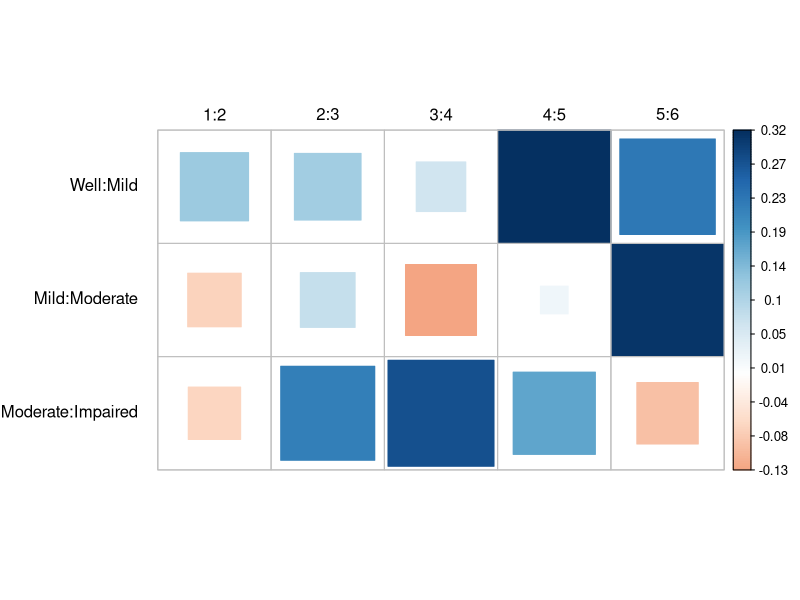

Generate this figure with R: (Note: this script raises an error after producing the figure.)
library(vcd)
library(corrplot)
data("Mental", package = "vcdExtra")
(mental.tab <- xtabs(Freq ~ mental + ses, data=Mental))
(LMT <- loddsratio(mental.tab))

library(corrplot)
corrplot(as.matrix(LMT), method = "square", is.corr = FALSE,
        tl.col = "black", tl.srt = 0, tl.offset = 1)

mean(LMT$coefficients)

# baseline independence model
indep <- glm(Freq ~ mental + ses, data = Mental, family = poisson)
LRstats(indep) # poor fit

long.labels <- list(set_varnames = c(mental="Mental Health Status",
                                     ses="Parent SES"))
mosaic(indep,
       gp=shading_Friendly,
       residuals_type="rstandard",
       labeling_args = long.labels,
       labeling=labeling_residuals, suppress=1,
       main="Mental health data: Independence")

Cscore <- as.numeric(Mental$ses)
Rscore <- as.numeric(Mental$mental)

# adding the row and column scores to the model
linlin <- update(indep, . ~ . + Rscore:Cscore)
roweff <- update(indep, . ~ . + mental:Cscore)
coleff <- update(indep, . ~ . + Rscore:ses)
rowcol <- update(indep, . ~ . + Rscore:ses + mental:Cscore)

LRstats(indep, linlin, roweff, coleff, rowcol)
# note the C and R when solo cannot be nested
anova(indep, linlin, roweff, test = "Chisq")
anova(indep, linlin, coleff, test = "Chisq")

# interpret linlin association parameter
coef(linlin)[["Rscore:Cscore"]]
exp(coef(linlin)[["Rscore:Cscore"]])

# This corresponds to a local odds ratio,
# This single number describes the association succinctly: 
# each step down the socioeconomic scale 
# increases the odds of being classified 
# one step poorer in mental health by 9.5%.

roweff.fit <- matrix(fitted(roweff), 4, 6, 
                     dimnames=dimnames(mental.tab))
round(as.matrix(loddsratio(roweff.fit)), 3)

## ----mental-lodds-coleff-------------------------------------------------
coleff.fit <- matrix(fitted(coleff), 4, 6, 
                     dimnames = dimnames(mental.tab))
round(as.matrix(loddsratio(coleff.fit)), 3)

## ----mental-lodds-plots, echo=FALSE, h=5, w=5, out.width='.33\\textwidth', cap='Log odds ratio plots for the R (left), C (middle), and R+C (right) models fit to the mental health data.'----
plot(t(loddsratio(roweff.fit)), confidence = FALSE, 
     legend_pos="bottomright", ylim = c(-.2, .3),
     main = "log odds ratios for ses and mental, R model")
plot(t(loddsratio(coleff.fit)), confidence = FALSE, 
     legend_pos = "bottomright", ylim = c(-.2, .3),
     main="log odds ratios for ses and mental, C model")
rowcol.fit <- matrix(fitted(rowcol), 4, 6, dimnames = dimnames(mental.tab))
plot(t(loddsratio(rowcol.fit)), confidence = FALSE, 
     legend_pos = "bottomright", ylim = c(-.2, .3),
     main = "log odds ratios for ses and mental, R+C model")

## ----mental-gnm1---------------------------------------------------------
library(gnm)
contrasts(Mental$mental) <- contr.treatment
contrasts(Mental$ses) <- contr.treatment
indep <- gnm(Freq ~ mental + ses, data = Mental, family = poisson)
RC1 <- update(indep, . ~ . + Mult(mental, ses), verbose = FALSE)
RC2 <- update(indep, . ~ . + instances(Mult(mental, ses), 2), 
              verbose = FALSE)

## ----mental-gnm2, R.options=list(digits=6)-------------------------------
LRstats(indep, linlin, roweff, coleff, RC1, RC2)

## ----mental-gnm3---------------------------------------------------------
anova(linlin, RC1, RC2, test = "Chisq")

## ----mental-gnm4---------------------------------------------------------
rowProbs <- with(Mental, tapply(Freq, mental, sum) / sum(Freq))
colProbs <- with(Mental, tapply(Freq, ses, sum) / sum(Freq))
mu <- getContrasts(RC1, pickCoef(RC1, "[.]mental"),
                   ref = rowProbs, scaleWeights = rowProbs)
nu <- getContrasts(RC1, pickCoef(RC1, "[.]ses"),
                   ref = colProbs, scaleWeights = colProbs)

## ----mental-gnm5---------------------------------------------------------
(alpha <- mu$qvframe)
(beta  <- nu$qvframe)

## ----mental-gnm6, R.options=list(digits=3)-------------------------------
scores <- rbind(alpha, beta)
scores <- cbind(scores,
                factor = c(rep("mental", 4), rep("ses", 6)) )
rownames(scores) <- c(levels(Mental$mental), levels(Mental$ses))
scores$lower <- scores[,1] - scores[,2]
scores$upper <- scores[,1] + scores[,2]
scores

## ----mental-RC1-plot, h=6, w=8, echo=2, fig.show='hide'------------------
op <- par(mar=c(5, 4, 1, 1) + .1)
with(scores, {
  dotchart(Estimate, groups = factor, labels = rownames(scores),
           cex = 1.2, pch = 16, xlab = "RC1 Score",
           xlim = c(min(lower), max(upper)))
  arrows(lower, c(8 + (1 : 4), 1 : 6), upper, c(8 + (1 : 4), 1 : 6),
         col = "red", angle = 90, length = .05, code = 3, lwd = 2)
})
par(op)

## ----mental-gnm7---------------------------------------------------------
alpha <- coef(RC2)[pickCoef(RC2, "[.]mental")]
alpha <- matrix(alpha, ncol=2)
rownames(alpha) <- levels(Mental$mental)
colnames(alpha) <- c("Dim1", "Dim2")
alpha

beta <- coef(RC2)[pickCoef(RC2, "[.]ses")]
beta <- matrix(beta, ncol=2)
rownames(beta) <- levels(Mental$ses)
colnames(beta) <- c("Dim1", "Dim2")
beta

## ----mental-logmult1, eval=FALSE-----------------------------------------
## library(logmult)
## rc1 <- rc(mental.tab, verbose = FALSE, weighting = "marginal",
##           se = "jackknife")
## rc2 <- rc(mental.tab, verbose = FALSE, weighting = "marginal", nd = 2,
##           se = "jackknife")

## ----mental-logmult2, eval=FALSE, fig.show='hide'------------------------
## coords  <- plot(rc2, conf.ellipses = 0.68, cex = 1.5,
##                 rev.axes = c(TRUE, FALSE))

## ----mental-logmult3, eval=FALSE-----------------------------------------
## scores <- rbind(coords$row, coords$col)
## lines(scores[1 : 4,], col = "blue", lwd = 2)
## lines(scores[-(1 : 4),], col = "red", lwd = 2)


## ----square, child='ch10/square.Rnw'-------------------------------------

## ----vision-glm1---------------------------------------------------------
data("VisualAcuity", package="vcd")
women <- subset(VisualAcuity, gender=="female", select=-gender)

## ----vision-glm2---------------------------------------------------------
#library(vcdExtra)
indep <- glm(Freq ~ right + left,  data = women, family = poisson)
quasi <- update(indep, . ~ . + Diag(right, left))

symm <- glm(Freq ~ Symm(right, left), data = women, family = poisson)
qsymm <- update(symm, . ~ right + left + .)

## ----vision-glm4---------------------------------------------------------
LRstats(indep, quasi, symm, qsymm)

## ----vision-mosaics, h=6, w=6, out.width='.49\\textwidth', cap='Mosaic displays comparing the models of quasi-independence and quasi-symmetry for visual acuity in women.'----
labs <- c("High", "2", "3", "Low")
largs <- list(set_varnames = c(right = "Right eye grade",
                               left = "Left eye grade"),
              set_labels=list(right = labs, left = labs))
mosaic(quasi, ~ right + left, residuals_type = "rstandard",
       gp = shading_Friendly,
       labeling_args = largs,
       main = "Quasi-Independence (women)")
mosaic(qsymm, ~ right + left, residuals_type = "rstandard",
       gp = shading_Friendly,
       labeling_args = largs,
       main = "Quasi-Symmetry (women)")

## ----vision-glm5---------------------------------------------------------
anova(symm, qsymm, test = "Chisq")

## ----hauser1-------------------------------------------------------------
data("Hauser79", package = "vcdExtra")
structable(~ Father + Son, data = Hauser79)

## ----hauser-lor, R.options=list(digits=3)--------------------------------
hauser.tab <- xtabs(Freq ~ Father + Son, data = Hauser79)
(lor.hauser <- loddsratio(hauser.tab))

## ----hauser-lor-plot, h=6, w=7, out.width='.6\\textwidth', cap='Plot of observed local log odds ratios in the Hauser79 data. The dotted horizontal line at zero shows local independence; the solid black horizontal line shows the mean.'----
plot(lor.hauser, confidence = FALSE, legend_pos = "topleft", 
     xlab = "Father's status comparisons")
m <- mean(lor.hauser$coefficients)        # mean LOR
grid.lines(x = unit(c(0, 1), "npc"),
           y = unit(c(m, m), "native"))

## ----hauser2-------------------------------------------------------------
hauser.indep <- gnm(Freq ~ Father + Son, data = Hauser79, 
                    family = poisson)
hauser.quasi <-  update(hauser.indep, ~ . + Diag(Father, Son))
LRstats(hauser.indep, hauser.quasi)

## ----hauser-mosaic1, h=6, w=6, out.width='.49\\textwidth', cap='Mosaic displays for the Hauser79 data. Left: independence model; right:quasi-independence model.'----
mosaic(hauser.indep, ~ Father + Son, main = "Independence model",
       gp = shading_Friendly)
mosaic(hauser.quasi, ~ Father + Son, main = "Quasi-independence model",
       gp = shading_Friendly)

## ----hauser-qsymm--------------------------------------------------------
hauser.qsymm <-  update(hauser.indep,
                        ~ . + Diag(Father, Son) + Symm(Father, Son))
LRstats(hauser.qsymm)

## ----hauser-mosaic2, h=6, w=6, out.width='.6\\textwidth', cap='Mosaic display  for the model of quasi-symmetry fit to the Hauser79 data.'----
mosaic(hauser.qsymm, ~ Father + Son, main = "Quasi-symmetry model",
       gp = shading_Friendly, residuals_type = "rstandard")

## ----hauser-topo1--------------------------------------------------------
levels <- matrix(c(
  2,  4,  5,  5,  5,
  3,  4,  5,  5,  5,
  5,  5,  5,  5,  5,
  5,  5,  5,  4,  4,
  5,  5,  5,  4,  1
), 
5, 5, byrow = TRUE)

## ----hauser-topo2--------------------------------------------------------
hauser.topo <- update(hauser.indep, 
                      ~ . + Topo(Father, Son, spec = levels))
LRstats(hauser.topo)

## ----hauser-topo3--------------------------------------------------------
as.vector((coef(hauser.topo)[pickCoef(hauser.topo, "Topo")]))

## ----hauser-summary------------------------------------------------------
LRstats(hauser.indep, hauser.quasi, hauser.qsymm, hauser.topo)

## ----hauser2-ord1--------------------------------------------------------
Fscore <- as.numeric(Hauser79$Father)   # numeric scores
Sscore <- as.numeric(Hauser79$Son)      # numeric scores

# uniform association
hauser.UA <- update(hauser.indep, ~ . + Fscore * Sscore)
# row effects model
hauser.roweff <- update(hauser.indep, ~ . + Father * Sscore)
# RC model
hauser.RC <- update(hauser.indep, 
                    ~ . + Mult(Father, Son), verbose = FALSE)

## ----hauser2-ord2--------------------------------------------------------
LRstats(hauser.indep, hauser.UA, hauser.roweff, hauser.RC)

## ----hauser-ord3---------------------------------------------------------
hauser.UAdiag <- update(hauser.UA, ~ . + Diag(Father, Son))
anova(hauser.UA, hauser.UAdiag, test = "Chisq")

## ----hauser2-ord3--------------------------------------------------------
coef(hauser.UAdiag)[["Fscore:Sscore"]]

## ----hauser2-CR1---------------------------------------------------------
hauser.CR <- update(hauser.indep, ~ . + Crossings(Father, Son))
hauser.CRdiag <- update(hauser.CR, ~ . + Diag(Father, Son))
LRstats(hauser.CR, hauser.CRdiag)

## ----hauser2-CR2---------------------------------------------------------
nu <- coef(hauser.CRdiag)[pickCoef(hauser.CRdiag, "Crossings")]
names(nu) <- gsub("Crossings(Father, Son)C", "nu", names(nu), 
                  fixed = TRUE)
nu

## ----hauser-mosaic3, h=6, w=6, out.width='.6\\textwidth', cap='Mosaic display  for the quasi-crossings model fit to the Hauser79 data.'----
mosaic(hauser.CRdiag, ~ Father + Son,
       gp = shading_Friendly, residuals_type = "rstandard",
       main = "Crossings() + Diag()")

## ----hauser-sumry1-------------------------------------------------------
modlist <- glmlist(hauser.indep, hauser.roweff, hauser.UA, 
                   hauser.UAdiag, hauser.quasi, hauser.qsymm, 
                   hauser.topo, hauser.RC, hauser.CR, hauser.CRdiag)
LRstats(modlist, sortby = "BIC")

## ----hauser-sumry-plot, h=6, w=7, out.width='.7\\textwidth', cap='Model comparison plot for the models fit to the Hauser79 data.'----
sumry <- LRstats(modlist)
mods <- substring(rownames(sumry), 8)
with(sumry, {
  plot(Df, BIC, cex = 1.3, pch = 19,
       xlab = "Degrees of freedom", ylab = "BIC (log scale)",
       log = "y", cex.lab = 1.2)
  pos <- ifelse(mods == "UAdiag", 1, 3)
  text(Df, BIC + 55, mods, pos = pos, col = "red", xpd = TRUE, cex = 1.2)
})


## ----ord3way, child='ch10/ord3way.Rnw'-----------------------------------

## ----vision2-kway0, eval=FALSE-------------------------------------------
## Freq ~ 1
## Freq ~ right + left + gender
## Freq ~ (right + left + gender)^2
## Freq ~ (right + left + gender)^3

## ----vision2-kway--------------------------------------------------------
vis.kway <- Kway(Freq ~ right + left + gender, data = VisualAcuity)
LRstats(vis.kway)

## ----vision2-glm1--------------------------------------------------------
vis.indep <- glm(Freq ~ right + left + gender,  data = VisualAcuity,
                 family = poisson)
vis.quasi <- update(vis.indep, . ~ . + Diag(right, left))
vis.qsymm <- update(vis.indep, . ~ . + Diag(right, left) 
                    + Symm(right, left))

LRstats(vis.indep, vis.quasi, vis.qsymm)

## ----vision2-qsymm, h=6, w=6, out.width='.7\\textwidth', cap='Mosaic display for the model of homogeneous quasi-symmetry fit to the VisualAcuity data.', fig.pos='!htb'----
mosaic(vis.qsymm, ~ gender + right + left, condvars = "gender",
       residuals_type = "rstandard", gp = shading_Friendly,
       labeling_args = largs, rep = FALSE,
       main = "Homogeneous quasi-symmetry")

## ----vision2-glm2--------------------------------------------------------
vis.hetdiag <- update(vis.indep, . ~ . + gender * Diag(right, left) +
                        Symm(right, left))
vis.hetqsymm <- update(vis.indep, . ~ . + gender * Diag(right, left) +
                         gender * Symm(right, left))
LRstats(vis.qsymm, vis.hetdiag, vis.hetqsymm)

## ----vision2-hetqsymm, h=6, w=6, out.width='.7\\textwidth', cap='Mosaic display for the model of heterogeneous quasi-symmetry fit to the VisualAcuity data.', fig.pos='!htb'----
mosaic(vis.hetqsymm, ~ gender + right + left, condvars="gender",
       residuals_type = "rstandard", gp = shading_Friendly,
       labeling_args = largs, rep = FALSE,
       main="Heterogeneous quasi-symmetry")


## ----multiv, child='ch10/multiv.Rnw'-------------------------------------



## ----coalminers-ex, child='ch10/coalminers.Rnw'--------------------------

## ----cm1-----------------------------------------------------------------
data("CoalMiners", package = "vcd")
coalminers <- data.frame(t(matrix(aperm(CoalMiners, c(2, 1, 3)),
                                  4, 9)))
colnames(coalminers) <- c("BW", "Bw", "bW", "bw")
coalminers$age <- c(22, 27, 32, 37, 42, 47, 52, 57, 62)
coalminers

## ----blogits2------------------------------------------------------------
logitsCM <- blogits(coalminers[, 1 : 4], add = 0.5)
colnames(logitsCM)[1:2] <- c("logitB", "logitW")
logitsCM

## ----cm-blogits, h=6, w=7, out.width='.8\\textwidth', cap='Empirical logits and log odds ratio for breathlessness and wheeze in the CoalMiners data. The lines show separate linear regressions for each function. The right vertical axis shows equivalent probabilities for the logits.', fig.pos='!htb'----
col <- c("blue", "red", "black")
pch <- c(15, 17, 16)
age <- coalminers$age

op <- par(mar = c(4, 4, 1, 4)+.2)
matplot(age, logitsCM, type = "p",
        col = col, pch = pch, cex = 1.2, cex.lab = 1.25,
        xlab = "Age", ylab = "Log Odds or Odds Ratio")
abline(lm(logitsCM[,1] ~ age), col = col[1], lwd = 2)
abline(lm(logitsCM[,2] ~ age), col = col[2], lwd = 2)
abline(lm(logitsCM[,3] ~ age), col = col[3], lwd = 2)

# right probability axis
probs <- c(.01, .05, .10, .25, .5)
axis(4, at = qlogis(probs), labels = probs)
mtext("Probability", side = 4, cex = 1.2, at = -2, line = 2.5)
# curve labels
text(age[2], logitsCM[2, 1] + .5, "Breathlessness", 
     col = col[1], pos = NULL, cex = 1.2)
text(age[2], logitsCM[2, 2] + .5, "Wheeze", 
     col = col[2], pos = NULL, cex = 1.2)
text(age[2], logitsCM[2, 3] - .5, "log OR\n(B|W)/(B|w)", 
     col = col[3], pos = 1, cex = 1.2)
par(op)

## ----cm-glm1-------------------------------------------------------------
CM <- as.data.frame(CoalMiners)
colnames(CM)[1:2] <- c("B", "W")
head(CM)

## ----cm-glm2-------------------------------------------------------------
cm.glm0 <- glm(Freq ~ B + W + Age, data = CM, family = poisson)
cm.glm1 <- glm(Freq ~ B * W + Age, data = CM, family = poisson)
LRstats(cm.glm0, cm.glm1)

## ----cm-mosaic1, h=6, w=7, out.width='.7\\textwidth', cap='Mosaic display for the baseline model, [BW][Age], fit to the CoalMiners data.', scap='Mosaic display for the baseline model, BW Age, fit to the CoalMiners data.'----
vnames <- list(set_varnames = c(B = "Breathlessness", W = "Wheeze"))
lnames <- list(B=c("B", "b"), W = c("W", "w"))
mosaic(cm.glm1, ~ Age + B + W,
       labeling_args = vnames, set_labels = lnames)

## ----cm-glm3-------------------------------------------------------------
cm.glm2 <- glm(Freq ~ B * W + (B + W) * Age, data = CM, family = poisson)
LRstats(cm.glm1, cm.glm2)

## ----cm-glm4-------------------------------------------------------------
library(car)
Anova(cm.glm2)

## ----cm-glm5-------------------------------------------------------------
CM$age <- rep(seq(22, 62, 5), each = 4)

## ----cm-glm6-------------------------------------------------------------
CM$ageOR <- (CM$B == "B") * (CM$W == "W") * CM$age
cm.glm3 <- update(cm.glm2, . ~ . + ageOR)
LRstats(cm.glm0, cm.glm1, cm.glm2, cm.glm3)

## ----cm.glm7-------------------------------------------------------------
anova(cm.glm2, cm.glm3, test = "Chisq")

## ----cm-vglm0------------------------------------------------------------
coalminers <- transform(coalminers, agec = (age - 42) / 5)
coalminers$Age <- dimnames(CoalMiners)[[3]]
coalminers

## ----cm-vglm1------------------------------------------------------------
library(VGAM)
#                      00  01  10  11
cm.vglm1 <- vglm(cbind(bw, bW, Bw, BW) ~ agec,
                 binom2.or(zero = NULL), data = coalminers)
cm.vglm1

## ------------------------------------------------------------------------
(G2 <- deviance(cm.vglm1))
# test residual deviance
1-pchisq(deviance(cm.vglm1), cm.vglm1@df.residual)

## ----cm-vglm1-coef-------------------------------------------------------
coef(cm.vglm1, matrix = TRUE)
exp(coef(cm.vglm1, matrix = TRUE))

## ----cm-vglm1-plot1------------------------------------------------------
age <- coalminers$age
P <- fitted(cm.vglm1)
colnames(P) <- c("bw", "bW", "Bw", "BW")
head(P)
Y <- depvar(cm.vglm1)

## ----cm-vglm1-plot2, eval=FALSE, fig.show='hide', size='footnotesize'----
## col <- c("red", "blue", "red", "blue")
## pch <- c(1, 2, 16, 17)
## 
## op <- par(mar = c(5, 4, 1, 1) + .1)
## matplot(age, P, type = "l",
##   col = col,
##   lwd = 2, cex = 1.2, cex.lab = 1.2,
##   xlab = "Age", ylab = "Probability",
##   xlim = c(20,65))
## matpoints(age, Y, pch = pch, cex = 1.2, col = col)
## # legend
## text(64, P[9,]+ c(0,.01, -.01, 0), labels = colnames(P), col = col, cex = 1.2)
## text(20, P[1,]+ c(0,.01, -.01, .01), labels = colnames(P), col = col, cex = 1.2)
## par(op)

## ----cm-lP, eval=FALSE---------------------------------------------------
## lP <- qlogis(P)
## lY <- qlogis(Y)

## ----cm-blogitsP, eval=FALSE---------------------------------------------
## # blogits, but for B and W
## logitsP <- blogits(P[, 4 : 1])
## logitsY <- blogits(Y[, 4 : 1])

## ----cm-vglm2------------------------------------------------------------
cm.vglm2 <- vglm(cbind(bw, bW, Bw, BW) ~ poly(agec, 2),
                 binom2.or(zero = NULL), data = coalminers)

## ----cm-vglm2-LR---------------------------------------------------------
(LR <- deviance(cm.vglm1) - deviance(cm.vglm2))
1 - pchisq(LR, cm.vglm1@df.residual - cm.vglm2@df.residual)


## ----tox-ex, child='ch10/toxaemia.Rnw'-----------------------------------

## ----tox1, size='footnotesize'-------------------------------------------
data("Toxaemia", package = "vcdExtra")
str(Toxaemia)
tox.tab <- xtabs(Freq ~ class + smoke + hyper + urea, Toxaemia)
ftable(tox.tab, row.vars = 1)

## ----tox-mosaic1, h=6, w=6, out.width='.5\\textwidth', cap='Mosaic displays for Toxaemia data: Predictor and response associations.'----
mosaic(~ smoke + class, data = tox.tab, shade = TRUE,
       main = "Predictors", legend = FALSE)
mosaic(~ hyper + urea, data = tox.tab, shade = TRUE,
       main = "Responses", legend = FALSE)

## ----tox-mosaic2, h=4, w=12, out.width='1.1\\textwidth', cap='Toxaemia data: Response association conditioned on smoking level.'----
cotabplot(~ hyper + urea | smoke, tox.tab, shade = TRUE,
          legend = FALSE, layout = c(1, 3))

## ----tox-mosaic3, h=4, w=20, out.width='1.1\\textwidth', cap='Toxaemia data: Response association conditioned on social class.'----
cotabplot(~ hyper + urea | class, tox.tab, shade = TRUE,
          legend = FALSE, layout = c(1, 5))

## ----tox-fourfold, eval=FALSE--------------------------------------------
## fourfold(aperm(tox.tab), fontsize = 16)

## ----tox-margins---------------------------------------------------------
margin.table(tox.tab, 2 : 1)

## ----tox-LOR0------------------------------------------------------------
(LOR <- loddsratio(urea ~ hyper | smoke + class, data = tox.tab))

## ----tox-LOR, h=6, w=9, out.width='.75\\textwidth', cap='Log odds ratios for protein urea given hypertension, by social class and level of maternal smoking.'----
plot(t(LOR), confidence = FALSE, legend_pos = "bottomright", 
     xlab = "Social class of mother")

## ----tox-logits----------------------------------------------------------
tox.hyper <- glm(hyper == "High" ~ class * smoke, weights = Freq,
                 data = Toxaemia, family = binomial)
tox.urea <- glm(urea == "High" ~ class * smoke, weights = Freq,
                data = Toxaemia, family = binomial)

## ----tox-effplots, h=6, w=6, out.width='.5\\textwidth', cap='Effect plots for hypertension and urea, by social class of mother and smoking.'----
library(effects)

plot(allEffects(tox.hyper),
     ylab = "Probability (hypertension)",
     xlab = "Social class of mother",
     main = "Hypertension: class*smoke effect plot",
     colors = c("blue", "black", "red"),
     lwd=3,  multiline = TRUE,
     key.args = list(x = 0.05, y = 0.2, cex = 1.2, columns = 1)
)

plot(allEffects(tox.urea),
     ylab = "Probability (Urea)",
     xlab = "Social class of mother",
     main = "Urea: class*smoke effect plot",
     colors = c("blue", "black", "red"),
     lwd=3,  multiline = TRUE,
     key.args = list(x = 0.65, y = 0.2, cex = 1.2, columns = 1)
)

## ----tox-prep------------------------------------------------------------
tox.tab <- xtabs(Freq~class + smoke + hyper + urea, Toxaemia)
toxaemia <- t(matrix(aperm(tox.tab), 4, 15))
colnames(toxaemia) <- c("hu", "hU", "Hu", "HU")
rowlabs <- expand.grid(smoke = c("0", "1-19", "20+"), 
                       class = factor(1:5))
toxaemia <- cbind(toxaemia, rowlabs)
head(toxaemia)

## ----tox-vglm1-----------------------------------------------------------
tox.vglm1 <- vglm(cbind(hu, hU, Hu, Hu) ~ class + smoke,
                  binom2.or(zero = 3), data = toxaemia)
coef(tox.vglm1, matrix=TRUE)

## ----tox-glms1-----------------------------------------------------------
# null model
tox.glm0 <- glm(Freq ~ class*smoke + hyper + urea,
                data = Toxaemia, family = poisson)
# baseline model: no association between predictors and responses
tox.glm1 <- glm(Freq ~ class*smoke + hyper*urea,
                data = Toxaemia, family = poisson)

## ----tox-glms2, size='footnotesize'--------------------------------------
tox.glm2 <- update(tox.glm1, . ~ . + smoke*hyper + class*urea)

tox.glm3 <- glm(Freq ~ (class + smoke + hyper + urea)^2,
                data=Toxaemia, family=poisson)

tox.glm4 <- glm(Freq ~ class*smoke*hyper + hyper*urea + class*urea,
                data=Toxaemia, family=poisson)

tox.glm5 <- update(tox.glm4, . ~ . + smoke*urea)

tox.glm6 <- update(tox.glm4, . ~ . + class*smoke*urea)

tox.glm7 <- update(tox.glm6, . ~ . + smoke*hyper*urea)

tox.glm8 <- glm(Freq ~ (class + smoke + hyper + urea)^3,
                data = Toxaemia, family = poisson)

tox.glm9 <- glm(Freq ~ (class + smoke + hyper + urea)^4,
                data = Toxaemia, family = poisson)

## ----tox-glms3, size='footnotesize'--------------------------------------
library(lmtest)
lmtest::lrtest(tox.glm1, tox.glm2, tox.glm3, tox.glm4, tox.glm5)

## ----tox-logits1---------------------------------------------------------
# reshape to 15 x 4 table of frequencies
tox.tab <- xtabs(Freq ~ class + smoke + hyper + urea, Toxaemia)
toxaemia <- t(matrix(aperm(tox.tab), 4, 15))
colnames(toxaemia) <- c("hu", "hU", "Hu", "HU")
rowlabs <- expand.grid(smoke = c("0", "1-19", "20+"), 
                       class = factor(1:5))
toxaemia <- cbind(toxaemia, rowlabs)

## ----tox-logits2---------------------------------------------------------
# observed logits and log odds ratios
logitsTox <- blogits(toxaemia[,4:1], add=0.5)
colnames(logitsTox)[1:2] <- c("logitH", "logitU")
logitsTox <- cbind(logitsTox, rowlabs)
head(logitsTox)

## ----tox-logits3---------------------------------------------------------
# fitted frequencies, as a 15 x 4 table
Fit <- t(matrix(predict(tox.glm2, type = "response"), 4, 15))
colnames(Fit) <- c("HU", "Hu", "hU", "hu")
Fit <- cbind(Fit, rowlabs)
logitsFit <- blogits(Fit[, 1 : 4], add=0.5)
colnames(logitsFit)[1 : 2] <- c("logitH", "logitU")
logitsFit <- cbind(logitsFit, rowlabs)

## ----tox-logits4---------------------------------------------------------
matrix(logitsFit$logOR, 3, 5,
       dimnames = list(smoke = c("0", "1-19", "20+"), class = 1 : 5))

## ----tox-glmplot1, eval=FALSE--------------------------------------------
## ggplot(logitsFit, aes(x = as.numeric(class), y = logitH,
##                       color = smoke)) +
##   theme_bw() +
##   geom_line(size = 1.2) +
##   scale_color_manual(values = c("blue", "black", "red")) +
##   ylab("log odds (Hypertension)") +
##   xlab("Social class of mother") +
##   ggtitle("Hypertension") +
##   theme(axis.title = element_text(size = 16)) +
##   geom_point(data = logitsTox,
##              aes(x = as.numeric(class), y = logitH, color = smoke),
##              size = 3) +
##   theme(legend.position = c(0.85, .6))
